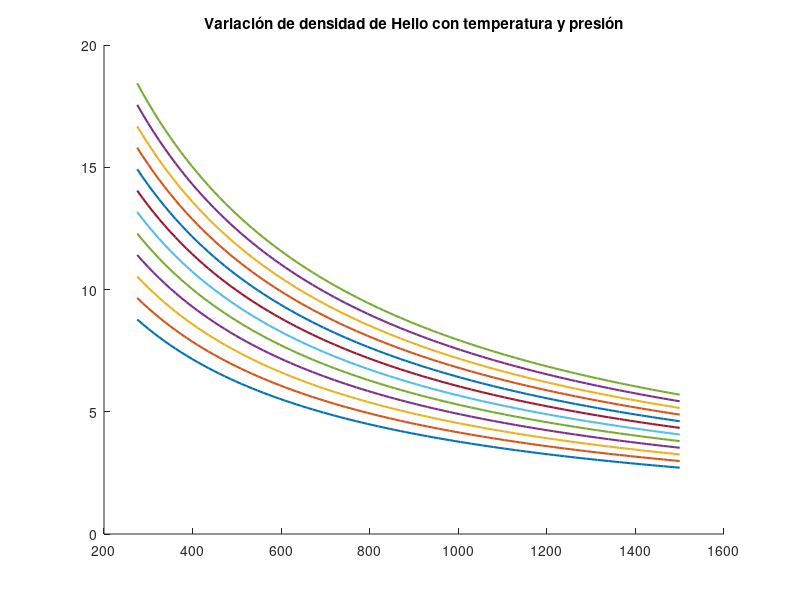

Reproduce this figure in MATLAB. (Note: this script raises an error after producing the figure.)
close all
T = linspace(275,1500);
figure
hold on
for P=10:1:21
    rho = 0.004*P*10e5./(8.314.*(T+273.15));
    plot(T,rho,'linewidth',1.5)
    hold on
end
title('Variación de densidad de Helio con temperatura y presión')
leg=cell(10,1);
for i=0:1:10
    leg{i+1}=["P"+num2str(10+i)];
end
legend(leg)
hold off


a={
    "20	-253	-424	10	145	6.00	24.02	1.500	0.04661	235.6	1.500",
"40	-233	-388	10	145	2.93	11.72	0.7317	0.02274	114.9	0.7317",
"60	-213	-352	10	145	1.96	7.850	0.4901	0.01523	76.98	0.4901",
"80	-193	-316	10	145	1.477	5.912	0.3691	0.01147	57.98	0.3691",
"100	-173	-280	10	145	1.185	4.745	0.2962	0.00921	46.53	0.2962",
"120	-153	-244	10	145	0.9901	3.963	0.2474	0.00769	38.86	0.2474",
"140	-133	-208	10	145	0.8502	3.403	0.2124	0.00660	33.37	0.2124",
"160	-113	-172	10	145	0.7450	2.982	0.1862	0.00579	29.24	0.1862",
"180	-93.2	-136	10	145	0.6628	2.653	0.1656	0.00515	26.02	0.1656",
"200	-73.2	-100	10	145	0.5971	2.390	0.1492	0.00464	23.44	0.1492",
"220	-53.2	-63.7	10	145	0.5431	2.174	0.1357	0.00422	21.32	0.1357",
"240	-33.2	-27.7	10	145	0.4982	1.994	0.1245	0.00387	19.55	0.1245",
"260	-13.2	8.3	10	145	0.4602	1.842	0.1150	0.00357	18.06	0.1150",
"280	6.9	44.3	10	145	0.4275	1.711	0.1068	0.00332	16.78	0.1068",
"300	26.9	80.3	10	145	0.3990	1.597	0.09970	0.00310	15.66	0.09970",
"320	46.9	116	10	145	0.3743	1.498	0.09352	0.00291	14.69	0.09352",
"340	66.9	152	10	145	0.3523	1.410	0.08802	0.00274	13.83	0.08802",
"360	86.9	188	10	145	0.3328	1.332	0.08315	0.00258	13.06	0.08315",
"400	127	260	10	145	0.2998	1.200	0.07491	0.00233	11.77	0.07491",
"500	227	440	10	145	0.2399	0.9604	0.05996	0.00186	9.42	0.05996",
"600	327	620	10	145	0.2000	0.8007	0.04999	0.00155	7.85	0.04999",
"700	427	800	10	145	0.1715	0.6866	0.04286	0.00133	6.73	0.04286",
"800	527	980	10	145	0.1501	0.6009	0.03751	0.00117	5.89	0.03751",
"900	627	1160	10	145	0.1335	0.5342	0.03335	0.00104	5.24	0.03335",
"1000	727	1340	10	145	0.1201	0.4809	0.03002	0.00093	4.72	0.03002"};
T2=zeros(length(a),1);
rho2=zeros(length(a),1);
for i=1:length(a)
    s=split(a{i},"	");
    T2(i)=s(2);
    rho2(i)=s(7);
end




Temperature10=[
50.0,
55.0,
60.0,
65.0,
70.0,
75.0,
80.0,
90.0,
100.0,
125.0,
150.0,
175.0,
200.0,
225.0,
250.0,
275.0,
300.0,
350.0,
400.0,
450.0,
500.0,
600.0,
700.0,
800.0,
900.0,
1000.0,
1100.0,
1200.0,
1300.0,
1400.0,
1500.0]


Density10=[
9.417,
8.568,
7.861,
7.263,
6.750,
6.305,
5.916,
5.266,
4.746 ,
3.806,
3.178,
2.728,
2.389,
2.126,
1.914,
1.741,
1.597,
1.370,
1.199,
1.067,
0.9603,
0.8006,
0.6865,
0.6009,
0.5342,
0.4809,
0.4372,
0.4008,
0.3700,
0.3436,
0.3207];


Temperature20=[
50.0,
55.0,
60.0,
65.0,
70.0,
75.0,
80.0,
90.0,
100.0,
125.0,
150.0,
175.0,
200.0,
225.0,
250.0,
275.0,
300.0,
350.0,
400.0,
450.0,
500.0,
600.0,
700.0,
800.0,
900.0,
1000.0,
1100.0,
1200.0,
1300.0,
1400.0,
1500.0];
Density20=[
18.43,
16.78,
15.41,
14.25,
13.25,
12.39,
11.64,
10.37,
9.360,
7.526,
6.294,
5.410,
4.744,
4.224,
3.807,
3.465,
3.179,
2.729,
2.391,
2.127,
1.915,
1.598,
1.371,
1.200,
1.067,
0.9607,
0.8736,
0.8009,
0.7395,
0.6867,
0.6410];
for P=10:10:20
    rho = 0.004*P*1e5./(8.314.*(T));
    if P==10
        plot(Temperature10(16:end),Density10(16:end),'bo','markersize',8,'linewidth',1.2)
        hold on
        plot(T,rho,'b','linewidth',1.5)
    else
        plot(Temperature20(16:end),Density20(16:end),'rs','markersize',8,'linewidth',1.2)
        hold on
        plot(T,rho,'r','linewidth',1.5)
    end
    t="Densidad del Helio-4 en función de la temperatura a 10/20 bar";
    title(t)
    xlabel('Temperatura (K)')
    ylabel('Densidad (kg/m3)')
    
    
end
legend('Datos empíricos 10 bar','Gas perfecto 10 bar','Datos empíricos 20 bar','Gas perfecto 20 bar')

T10=Temperature10(16:end);
d10=Density10(16:end);
d20=Density20(16:end);

rho10 = 0.004*10*1e5./(8.314.*(T10));
N=length(T10);
rho20 = 0.004*20*1e5./(8.314.*(T10));
error=[];
contador=0;
for i=1:length(N)
    error=[error,abs(rho10(i)-d10(i))/d10(i)];
    contador=contador+1;
end
error2=max(error)
    